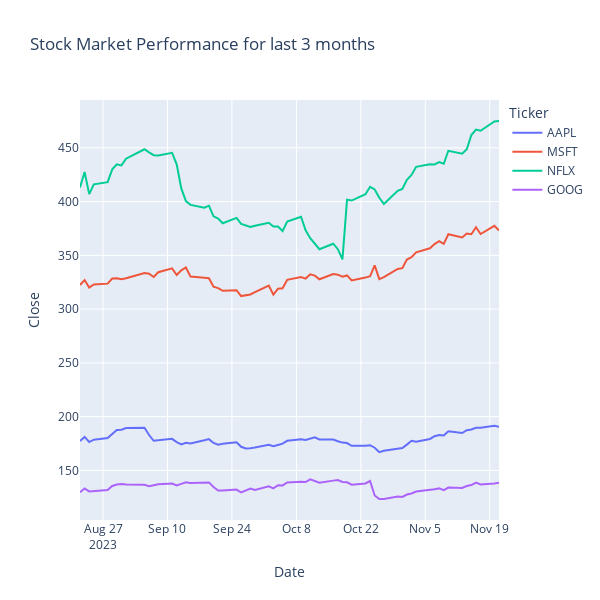

The code cell stored with this chart in its notebook:
### Code cell
fi = px.line(df, x = 'Date',
            y = 'Close',
            color = 'Ticker',
            height = 600,
            width = 600,
            title = 'Stock Market Performance for last 3 months')
fi.show()
